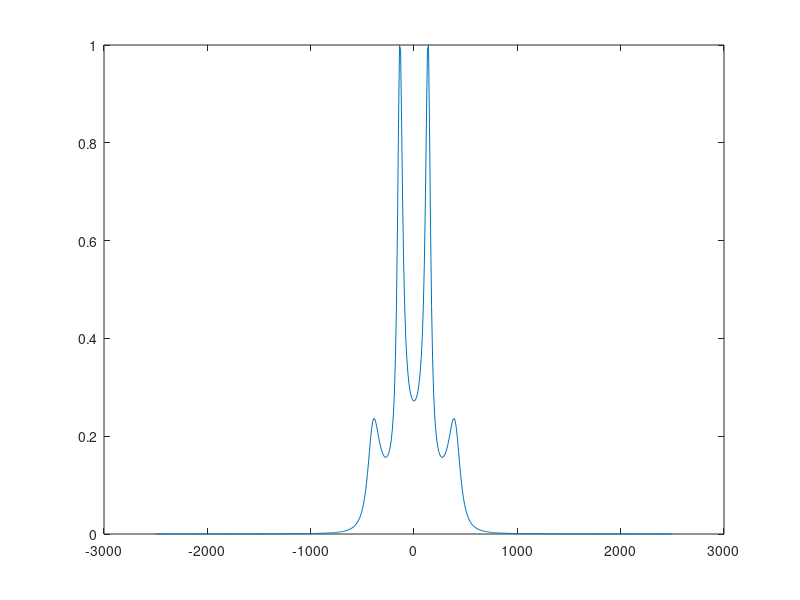

Reproduce this figure in MATLAB. (Note: this script raises an error after producing the figure.)
% Simulations of Self-decoupling as exchange process
% Originally written by Matthias Ernst, ETH Zurich
% Matlab adaptation: Ettore Bartalucci, RWTH Aachen
% First draft: Aachen, 07.03.24
% Last update: Aachen, 04.04.24
% Project: CF3 self decoupling

%%%%%%%%%%%%%%%%%%%%%%%%%%%%%%%%%%%%%%%%%%%%%%%%%%%%%%%%%%%%%%%%%%%%%%%%%%%
%%%%%%%%% TEST: load experimental data                            %%%%%%%%%

% Open spectrum using RBNMR function and plot to see if everything alright
% NMR_data = rbnmr('D:\PhD\Publications\CF3_MAS_SD_Jcoupling\codes\CF3_self_decoupling\Chi2_fit\spectra\TLA_S_30khz_exp_14_121023\pdata\1');
% 
% % Select region in the CF3 region of the spectrum (115ppm-135ppm)
% w = NMR_data.XAxis;
% spectrum = NMR_data.Data;
% 
% w_cf3 = w(3294:3794);
% spectrum_cf3 = spectrum(3294:3794);
% spectrum_cf3 = spectrum_cf3 / max(spectrum_cf3);
% 
% plot(spectrum_cf3)

%%%%%%%%%%%%%%%%%%%%%%%%%%%%%%%%%%%%%%%%%%%%%%%%%%%%%%%%%%%%%%%%%%%%%%%%%%%
%%%%%%%%% TEST: Simulate one spectrum for k_ex=0.001 and T_2=0.03 %%%%%%%%%

% Initialize variables
k_ex = 150;
T_2 = 0.1;
J_cf = 280; 
t = linspace(0, 0.1, 501);
Fs = 1/(t(2) - t(1)); % Sampling frequency (Hz)


% Simulate signals
% Modified Bloch equtions
L1 = [(-k_ex - pi/T_2 - 1i*pi*J_cf), k_ex;
     k_ex, (-k_ex - pi/T_2 + 1i*pi*J_cf)]; %1i is the imaginary unit

L2 = [(-3*k_ex - pi/T_2 - 3*1i*pi*J_cf), 3*k_ex, 0, 0;
      3*k_ex, (-7*k_ex -pi/T_2 -1i*pi*J_cf), 4*k_ex, 0;
      0, 4*k_ex, (-7*k_ex - pi/T_2 + 1i*pi*J_cf), 3*k_ex;
      0, 0, 3*k_ex, (-3*k_ex - pi/T_2 +3*1i*pi*J_cf)];

% Compute and simplify the matrix exponential to get the time evolution
U1 = zeros(2, 2, length(t)); % Preallocate U1 matrix
for i = 1:length(t)
    U1(:,:,i) = expm(L1 * abs(t(i)));
end

U2 = zeros(4, 4, length(t)); % Preallocate U2 matrix
for i = 1:length(t)
    U2(:,:,i) = expm(L2 * abs(t(i)));
end

% Get the signals
vec_u1 = [2; 2];
vec_u2 = ones(4, 1);

% Compute signal 1
signal1 = zeros(size(t));
for i = 1:length(t)
    signal1(i) = sum(sum(U1(:,:,i) .* vec_u1));
end

% Compute signal2
signal2 = zeros(size(t));
for i = 1:length(t)
    signal2(i) = sum(sum(U2(:,:,i) .* vec_u2));
end

% Fourier transform and shift 
spectrum1 = fft(signal1);
spectrum1 = fftshift(spectrum1);

spectrum2 = fft(signal2);
spectrum2 = fftshift(spectrum2);

% Compute the  frequency axis
N = length(signal1); % Length of the signal
f = linspace(-Fs/2, Fs/2, N); % Frequency axis

total_spectrum = spectrum1 + spectrum2;


real_part = real(total_spectrum);
imaginary_part = imag(total_spectrum);

% Normalize the real and imaginary parts separately
max_real = max(real_part(:));
min_real = min(real_part(:));
normalized_real = (real_part - min_real) / (max_real - min_real);

max_imaginary = max(imaginary_part(:));
min_imaginary = min(imaginary_part(:));
normalized_imaginary = (imaginary_part - min_imaginary) / (max_imaginary - min_imaginary);

% Combine the normalized real and imaginary parts to get the normalized spectrum
normalized_spectrum = normalized_real + 1i * normalized_imaginary;

figure(2);
plot(f, normalized_spectrum)
runtime = toc;
disp(['Elapsed time: ', num2str(runtime), ' seconds']);
%%%%%%%%%%%%%%%%%%%%%%%%%%%%%%%%%%%%%%%%%%%%%%%%%%%%%%%%%%%%%%%%%%%%%%%%%%%


